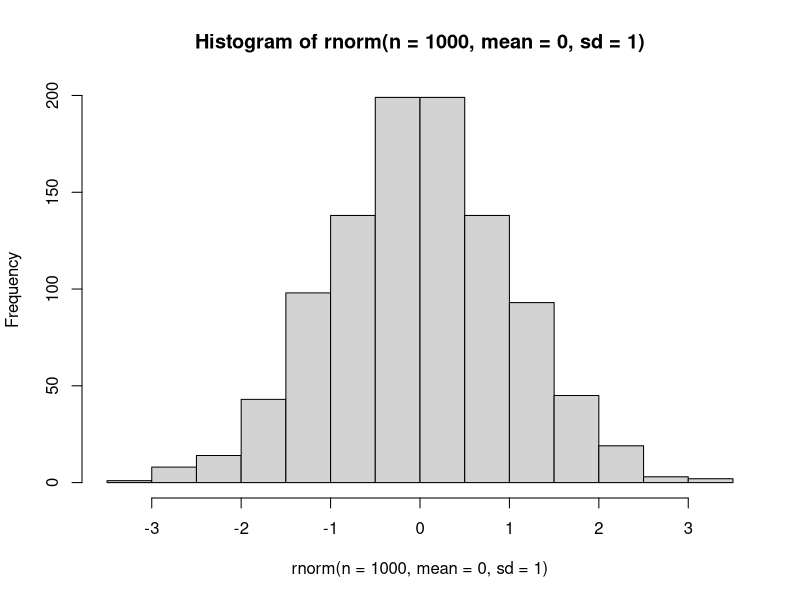

Source code (R):
## ---- chunk 1
knitr::opts_chunk$set(echo = TRUE)
## ---- chunk 2
1 + 1
## ---- chunk 3
rnorm(n=10, mean=0, sd=1)  # Gerar 10 números ~ N(0, 1)
hist(rnorm(n=1000, mean=0, sd=1))  # Histograma dos números gerados
## ---- chunk 4
library(dplyr) # Pacote para manipulacao de base de dados
library(MASS) # Normalmente nao eh carregado diretamente (via outro pacote)
